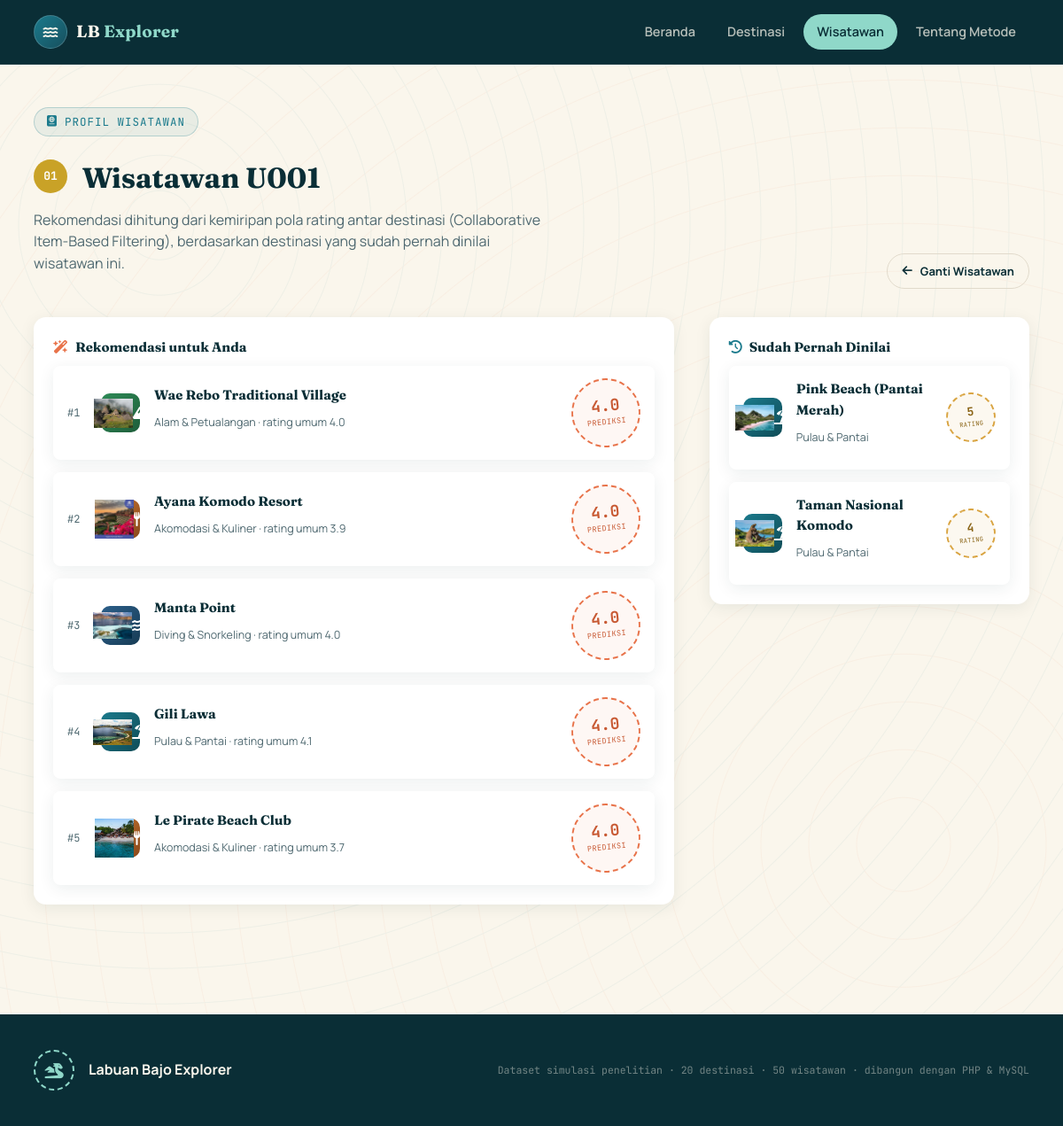
The page /rekomendasi.php?user_id=U001 on the database its author committed.
### tables this page shows
CREATE TABLE `users` (
  `user_id` varchar(10) NOT NULL,
  `display_name` varchar(50) NOT NULL
);

CREATE TABLE `items` (
  `item_id` varchar(10) NOT NULL,
  `item_name` varchar(100) NOT NULL,
  `category` varchar(50) NOT NULL,
  `avg_rating` decimal(3,2) NOT NULL DEFAULT 0.00,
  `total_reviews` int(11) NOT NULL DEFAULT 0,
  `price_range` varchar(5) NOT NULL,
  `location` varchar(100) NOT NULL,
  `description` text DEFAULT NULL
);

### includes/functions.php (called while the page is built, shortened)
<?php
function categoryMeta(string $category): array
{
    $map = [
        'island_beach' => [
            'label' => 'Pulau & Pantai',
            'icon'  => 'fa-umbrella-beach',
            'class' => 'cat-island',
        ],
        'diving_snorkeling' => [
            'label' => 'Diving & Snorkeling',
            'icon'  => 'fa-water',
            'class' => 'cat-diving',
        ],
        'nature_adventure' => [
            'label' => 'Alam & Petualangan',
            'icon'  => 'fa-mountain',
            'class' => 'cat-nature',
        ],
        'accommodation_culinary' => [
            'label' => 'Akomodasi & Kuliner',
            'icon'  => 'fa-utensils',
            'class' => 'cat-culinary',
        ],
    ];
    return $map[$category] ?? [
        'label' => ucwords(str_replace('_', ' ', $category)),
        'icon'  => 'fa-map-marker-alt',
        'class' => 'cat-island',
    ];
}
function getItemImage(string $itemId): ?string
{
    $extensions = ['jpg', 'jpeg', 'png', 'webp'];
    foreach ($extensions as $ext) {
        $relativePath = "assets/img/destinations/{$itemId}.{$ext}";
        $fullPath = __DIR__ . '/../' . $relativePath;
        if (file_exists($fullPath)) {
            return $relativePath;
        }
    }
    return null;
}
function avatarColor(string $userId): string
{
    $palette = ['#1B7A8C', '#E8734A', '#2E8B57', '#C9A227', '#6E5AA0', '#C0447A'];
    $index = crc32($userId) % count($palette);
    return $palette[$index];
}
function e(string $s): string
{
    return htmlspecialchars($s, ENT_QUOTES, 'UTF-8');
}

### classes/CollaborativeFiltering.php (called while the page is built, shortened)
<?php
class CollaborativeFiltering
{
    private mysqli $conn;
    private array $userItemMatrix = [];
    private array $itemIds = [];
    private array $userIds = [];
    public function __construct(mysqli $conn)
    {
        $this->conn = $conn;
        $this->buildUserItemMatrix();
    }
    private function buildUserItemMatrix(): void
    {
        $result = $this->conn->query("SELECT user_id, item_id, rating FROM ratings");
        $itemSet = [];
        $userSet = [];
        while ($row = $result->fetch_assoc()) {
            $u = $row['user_id'];
            $i = $row['item_id'];
            $r = (float) $row['rating'];
            $this->userItemMatrix[$u][$i] = $r;
            $itemSet[$i] = true;
            $userSet[$u] = true;
        }
        $this->itemIds = array_keys($itemSet);
        $this->userIds = array_keys($userSet);
    }
    private function getItemVector(string $itemId): array
    {
        $vector = [];
        foreach ($this->userIds as $u) {
            $vector[] = $this->userItemMatrix[$u][$itemId] ?? 0.0;
        }
        return $vector;
    }
    private function cosineSimilarity(array $a, array $b): float
    {
        $dot = 0.0;
        $normA = 0.0;
        $normB = 0.0;
        $n = count($a);
        for ($k = 0; $k < $n; $k++) {
            $dot += $a[$k] * $b[$k];
            $normA += $a[$k] * $a[$k];
            $normB += $b[$k] * $b[$k];
        }
        return $dot / (sqrt($normA) * sqrt($normB));
    }
    public function itemSimilarity(string $itemA, string $itemB): float
    {
        $key = $itemA < $itemB ? "$itemA|$itemB" : "$itemB|$itemA";
        $vecA = $this->getItemVector($itemA);
        $vecB = $this->getItemVector($itemB);
        $sim = $this->cosineSimilarity($vecA, $vecB);
        return $sim;
    }
    public function recommendForUser(string $userId, int $topN = 5): array
    {
        $ratedItems = $this->userItemMatrix[$userId];
        $unratedItems = array_diff($this->itemIds, array_keys($ratedItems));
        $predictions = [];
        foreach ($unratedItems as $candidate) {
            $weightedSum = 0.0;
            $similaritySum = 0.0;
            foreach ($ratedItems as $ratedItem => $rating) {
                $sim = $this->itemSimilarity($candidate, $ratedItem);
                $weightedSum += $sim * $rating;
                $similaritySum += abs($sim);
            }
            if ($similaritySum > 0) {
                $predictions[$candidate] = $weightedSum / $similaritySum;
            }
        }
        arsort($predictions);
        return array_slice($predictions, 0, $topN, true);
    }
    public function getUserRatings(string $userId): array
    {
        $ratings = $this->userItemMatrix[$userId];
        arsort($ratings);
        return $ratings;
    }
}

### rekomendasi.php (the view, shortened to what this page needs)
<?php
require_once __DIR__ . '/config/database.php';
require_once __DIR__ . '/includes/functions.php';
require_once __DIR__ . '/classes/CollaborativeFiltering.php';
$conn = getConnection();
$userId = $_GET['user_id'] ?? '';
$stmt = $conn->prepare("SELECT * FROM users WHERE user_id = ?");
$stmt->bind_param('s', $userId);
$stmt->execute();
$user = $stmt->get_result()->fetch_assoc();
$cf = new CollaborativeFiltering($conn);
$ratedRaw = $cf->getUserRatings($userId);
$recommendedRaw = $cf->recommendForUser($userId, 5);
function fetchItemsByIds(mysqli $conn, array $ids): array
{
    $placeholders = implode(',', array_fill(0, count($ids), '?'));
    $stmt = $conn->prepare("SELECT * FROM items WHERE item_id IN ($placeholders)");
    $types = str_repeat('s', count($ids));
    $stmt->bind_param($types, ...$ids);
    $stmt->execute();
    $res = $stmt->get_result();
    $lookup = [];
    while ($row = $res->fetch_assoc()) {
        $lookup[$row['item_id']] = $row;
    }
    return $lookup;
}
$ratedLookup = fetchItemsByIds($conn, array_keys($ratedRaw));
$recLookup = fetchItemsByIds($conn, array_keys($recommendedRaw));
include __DIR__ . '/includes/header.php';
?>
<section class="section" style="padding-top:48px;">
  <div class="wrap">
    <div class="section-head">
      <div>
        <span class="eyebrow"><i class="fa-solid fa-passport"></i> Profil Wisatawan</span>
        <h2>
          <span class="user-avatar" style="background:<?= avatarColor($user['user_id']) ?>; display:inline-flex; width:38px; height:38px; font-size:13px; vertical-align:middle; margin-right:10px;">
            <?= e(substr($user['user_id'], -2)) ?>
          </span>
          <?= e($user['display_name']) ?>
        </h2>
        <p class="section-lead">Rekomendasi dihitung dari kemiripan pola rating antar destinasi (Collaborative Item-Based Filtering), berdasarkan destinasi yang sudah pernah dinilai wisatawan ini.</p>
      </div>
      <a href="wisatawan.php" class="btn btn-ghost btn-sm" style="color:var(--navy); border-color:var(--line);"><i class="fa-solid fa-arrow-left"></i> Ganti Wisatawan</a>
    </div>
    <div class="detail-grid">
      <div>
        <div class="info-card">
          <h4><i class="fa-solid fa-wand-magic-sparkles" style="color:var(--coral);"></i> Rekomendasi untuk Anda</h4>
          <?php if (empty($recommendedRaw)): ?>
            <div class="empty-state">
              <i class="fa-solid fa-circle-info"></i>
              <p>Belum ada rekomendasi yang bisa dihitung &mdash; wisatawan ini mungkin sudah menilai semua destinasi, atau data rating masih terlalu sedikit untuk menghitung kemiripan.</p>
            </div>
          <?php else: ?>
            <div class="rec-list">
              <?php $i = 1; foreach ($recommendedRaw as $iid => $score):
                $ritem = $recLookup[$iid];
                $rmeta = categoryMeta($ritem['category']);
                $rphoto = getItemImage($iid);
                $predicted = max(0, min(5, $score)); ?>
                <a href="detail.php?id=<?= e($iid) ?>" class="rec-item">
                  <span class="rank">#<?= $i++ ?></span>
                  <div class="rec-icon <?= $rmeta['class'] ?> <?= $rphoto ? 'has-photo' : '' ?>">
                    <?php if ($rphoto): ?><img src="<?= e($rphoto) ?>" alt=""><?php endif; ?>
                    <i class="fa-solid <?= $rmeta['icon'] ?>"></i>
                  </div>
                  <div class="rec-info">
                    <h4><?= e($ritem['item_name']) ?></h4>
                    <p class="rec-sub"><?= e($rmeta['label']) ?> &middot; rating umum <?= number_format($ritem['avg_rating'],1) ?></p>
                  </div>
                  <div class="stamp">
                    <b><?= number_format($predicted, 1) ?></b>
                    <span>prediksi</span>
                  </div>
                </a>
              <?php endforeach; ?>
            </div>
          <?php endif; ?>
        </div>
      </div>
      <div>
        <div class="info-card">
          <h4><i class="fa-solid fa-clock-rotate-left"></i> Sudah Pernah Dinilai</h4>
          <?php if (empty($ratedRaw)): ?>
            <p style="font-size:13.5px; color:var(--ink-soft);">Wisatawan ini belum memberi rating apapun.</p>
          <?php else: ?>
            <div class="rec-list">
              <?php foreach ($ratedRaw as $iid => $rating):
                $ritem = $ratedLookup[$iid];
                $rmeta = categoryMeta($ritem['category']);
                $rphoto = getItemImage($iid); ?>
                <a href="detail.php?id=<?= e($iid) ?>" class="rec-item">
                  <div class="rec-icon <?= $rmeta['class'] ?> <?= $rphoto ? 'has-photo' : '' ?>">
                    <?php if ($rphoto): ?><img src="<?= e($rphoto) ?>" alt=""><?php endif; ?>
                    <i class="fa-solid <?= $rmeta['icon'] ?>"></i>
                  </div>
                  <div class="rec-info">
                    <h4><?= e($ritem['item_name']) ?></h4>
                    <p class="rec-sub"><?= e($rmeta['label']) ?></p>
                  </div>
                  <div class="stamp stamp-gold" style="width:56px; height:56px;">
                    <b style="font-size:13px;"><?= number_format($rating,0) ?></b>
                    <span style="font-size:7px;">rating</span>
                  </div>
                </a>
              <?php endforeach; ?>
            </div>
          <?php endif; ?>
        </div>
      </div>
    </div>
  </div>
</section>
<?php include __DIR__ . '/includes/footer.php'; ?>

### rows shown on the page
users: user_id "01", display_name "Wisatawan U001"
items: shows a picture, item_name "Wae Rebo Traditional Village", category "Alam & Petualangan", avg_rating "4.0", predicted "4.0"
items: shows a picture, item_name "Ayana Komodo Resort", category "Akomodasi & Kuliner", avg_rating "3.9", predicted "4.0"
items: shows a picture, item_name "Manta Point", category "Diving & Snorkeling", avg_rating "4.0", predicted "4.0"
items: shows a picture, item_name "Gili Lawa", category "Pulau & Pantai", avg_rating "4.1", predicted "4.0"
items: shows a picture, item_name "Le Pirate Beach Club", category "Akomodasi & Kuliner", avg_rating "3.7", predicted "4.0"
items: item_name "Taman Nasional Komodo"

### other values the page prints
$ritem['item_name'] "Pink Beach (Pantai Merah)"
$rmeta['label'] "Pulau & Pantai"
$rating "5"
$rating "4"
